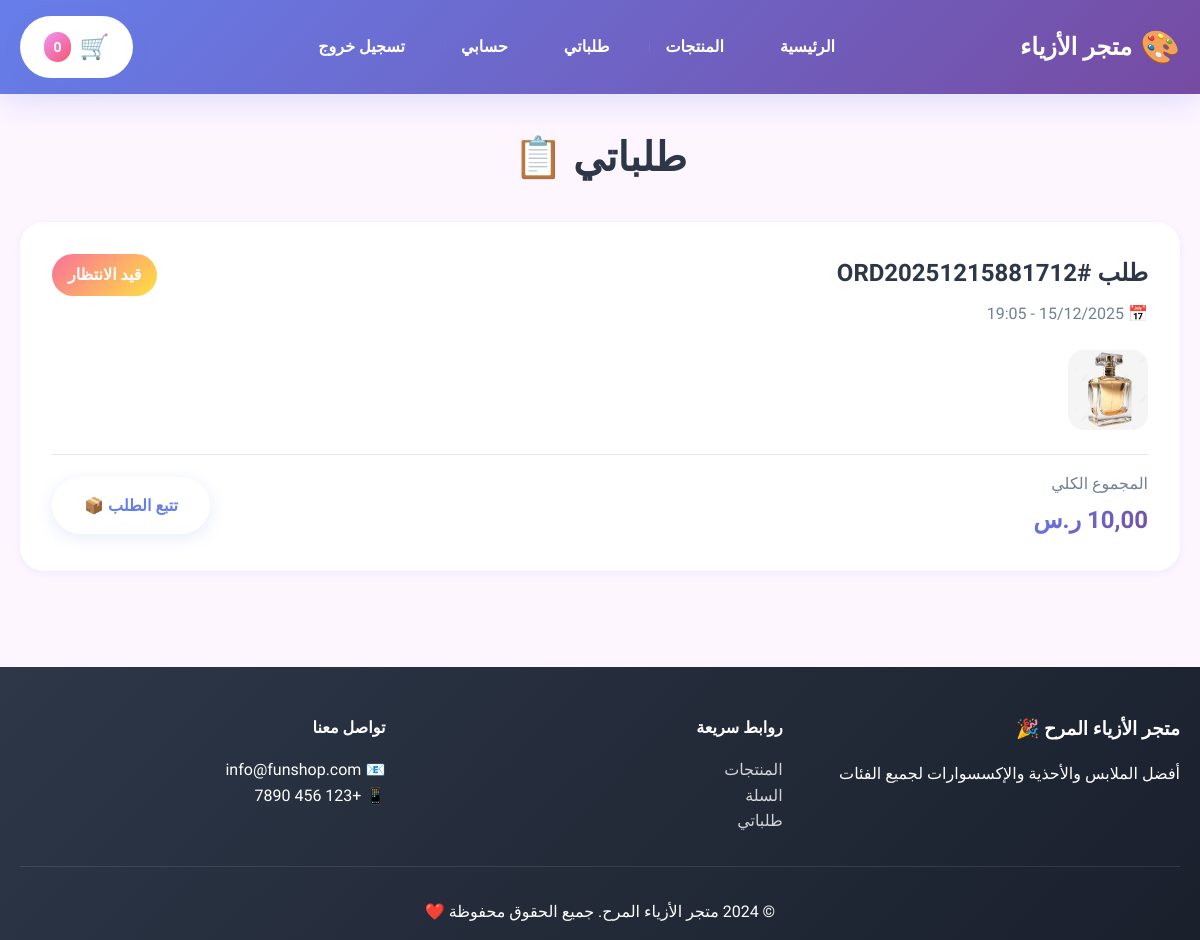
The page /orders/history/ (signed in) on the database as committed earlier.
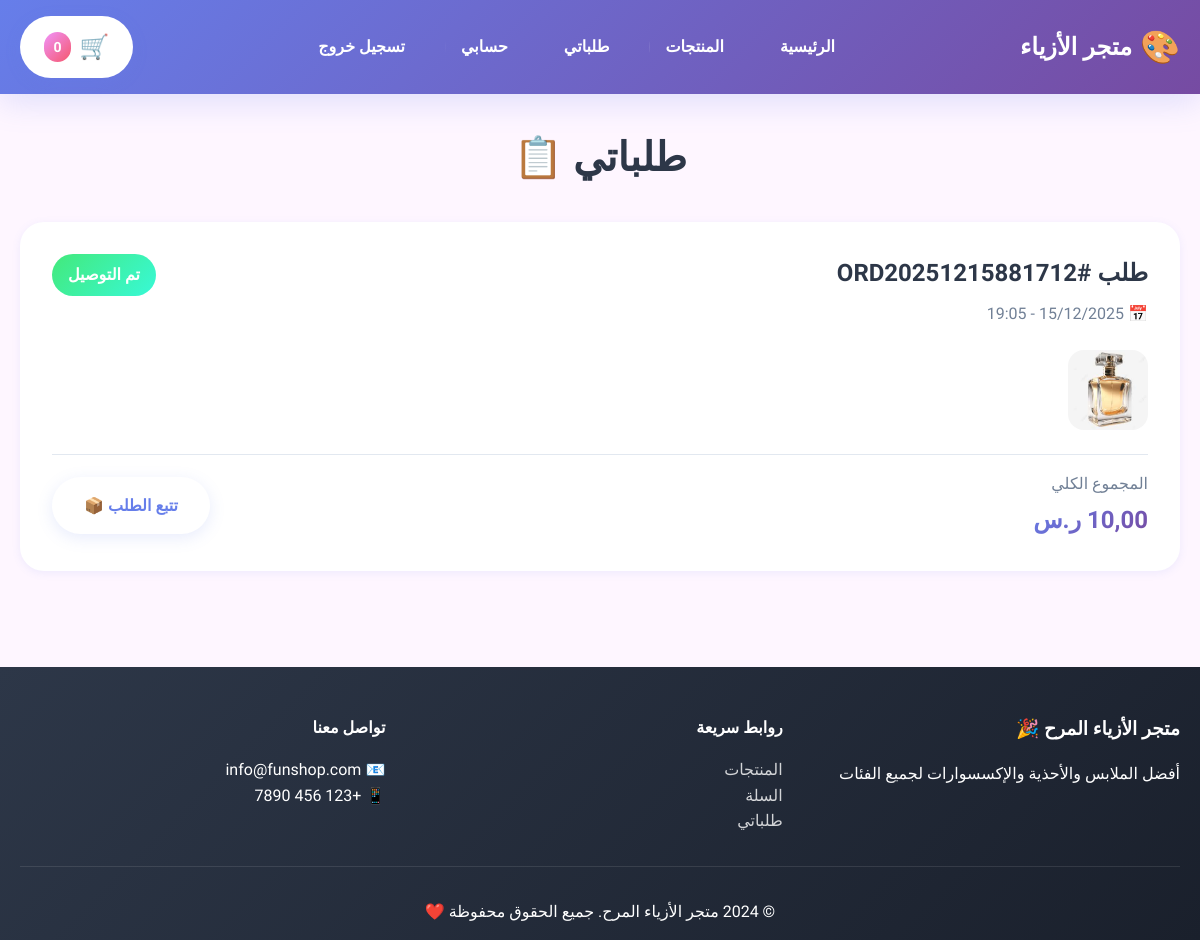
The same page on the database as committed later.
### orders/models.py (models this page shows, shortened)
class Order(models.Model):
    STATUS_CHOICES = [
        ('pending', 'قيد الانتظار'),
        ('confirmed', 'تم التأكيد'),
        ('processing', 'قيد التجهيز'),
        ('shipped', 'تم الشحن'),
        ('delivered', 'تم التوصيل'),
        ('cancelled', 'ملغي'),
    ]
    user = models.ForeignKey(User, on_delete=models.CASCADE, related_name='orders', null=True, blank=True, verbose_name='المستخدم')
    order_number = models.CharField(max_length=20, unique=True, verbose_name='رقم الطلب')
    status = models.CharField(max_length=20, choices=STATUS_CHOICES, default='pending', verbose_name='الحالة')
    total_price = models.DecimalField(max_digits=10, decimal_places=2, verbose_name='المجموع الكلي')
    notes = models.TextField(blank=True, verbose_name='ملاحظات')
    created_at = models.DateTimeField(auto_now_add=True)
    updated_at = models.DateTimeField(auto_now=True)
    class Meta:
        verbose_name = 'طلب'
        verbose_name_plural = 'الطلبات'
        ordering = ['-created_at']
    @property
    def status_display(self):
        return dict(self.STATUS_CHOICES).get(self.status, self.status)

### orders/views.py (the view)
# urls.py: path('history/', views.order_history, name='order_history'),
@login_required
def order_history(request):
    orders = Order.objects.filter(user=request.user)
    context = {
        'orders': orders,
    }
    return render(request, 'orders/order_history.html', context)

### templates/orders/order_history.html (shortened to what this page needs)
{% extends 'base.html' %}
{% block content %}
<div class="container">
    <h1 style="text-align: center; font-size: 2.5rem; margin-bottom: 2rem; font-weight: 900;">
        طلباتي 📋
    </h1>
    {% if orders %}
    <div style="display: grid; gap: 1.5rem;">
        {% for order in orders %}
        <div style="background: white; padding: 2rem; border-radius: var(--radius-lg); box-shadow: var(--shadow-sm); transition: all 0.3s ease;"
            onmouseover="this.style.transform='translateY(-5px)'; this.style.boxShadow='var(--shadow-lg)'"
            onmouseout="this.style.transform='translateY(0)'; this.style.boxShadow='var(--shadow-sm)'">
            <div style="display: flex; justify-content: space-between; align-items: start; margin-bottom: 1rem;">
                <div>
                    <h2 style="font-size: 1.5rem; font-weight: 700; margin-bottom: 0.5rem;">
                        طلب #{{ order.order_number }}
                    </h2>
                    <p style="color: var(--text-secondary);">
                        📅 {{ order.created_at|date:"d/m/Y - H:i" }}
                    </p>
                </div>
                <div style="text-align: left;">
                    <span style="display: inline-block; padding: 0.5rem 1rem; border-radius: var(--radius-full); font-weight: 700; color: white;
                                 {% if order.status == 'pending' %}background: linear-gradient(135deg, #fa709a 0%, #fee140 100%);
                                 {% elif order.status == 'confirmed' %}background: linear-gradient(135deg, #4facfe 0%, #00f2fe 100%);
                                 {% elif order.status == 'processing' %}background: linear-gradient(135deg, #667eea 0%, #764ba2 100%);
                                 {% elif order.status == 'shipped' %}background: linear-gradient(135deg, #f093fb 0%, #f5576c 100%);
                                 {% elif order.status == 'delivered' %}background: linear-gradient(135deg, #43e97b 0%, #38f9d7 100%);
                                 {% else %}background: #718096;{% endif %}">
                        {{ order.status_display }}
                    </span>
                </div>
            </div>
            <div style="display: flex; gap: 1rem; margin-bottom: 1rem; overflow-x: auto; padding: 0.5rem 0;">
                {% for item in order.items.all|slice:":5" %}
                <img src="{{ item.product.image.url }}" alt="{{ item.product.name }}"
                    style="width: 80px; height: 80px; object-fit: cover; border-radius: var(--radius-md); flex-shrink: 0;">
                {% endfor %}
            </div>
            <div
                style="display: flex; justify-content: space-between; align-items: center; border-top: 1px solid #e2e8f0; padding-top: 1rem;">
                <div>
                    <p style="color: var(--text-secondary); margin-bottom: 0.25rem;">المجموع الكلي</p>
                    <p
                        style="font-size: 1.5rem; font-weight: 900; background: var(--primary); -webkit-background-clip: text; -webkit-text-fill-color: transparent; background-clip: text;">
                        {{ order.total_price }} ر.س
                    </p>
                </div>
                <a href="{% url 'orders:order_detail' order.order_number %}" class="btn btn-primary">
                    تتبع الطلب 📦
                </a>
            </div>
        </div>
        {% endfor %}
    </div>
    {% endif %}
</div>
{% endblock %}

Rows that differ between the two databases and show on the page:
changed Order "ORD20251215881712": status "pending" → "delivered" (drawn); status_display "قيد الانتظار" → "تم التوصيل"
